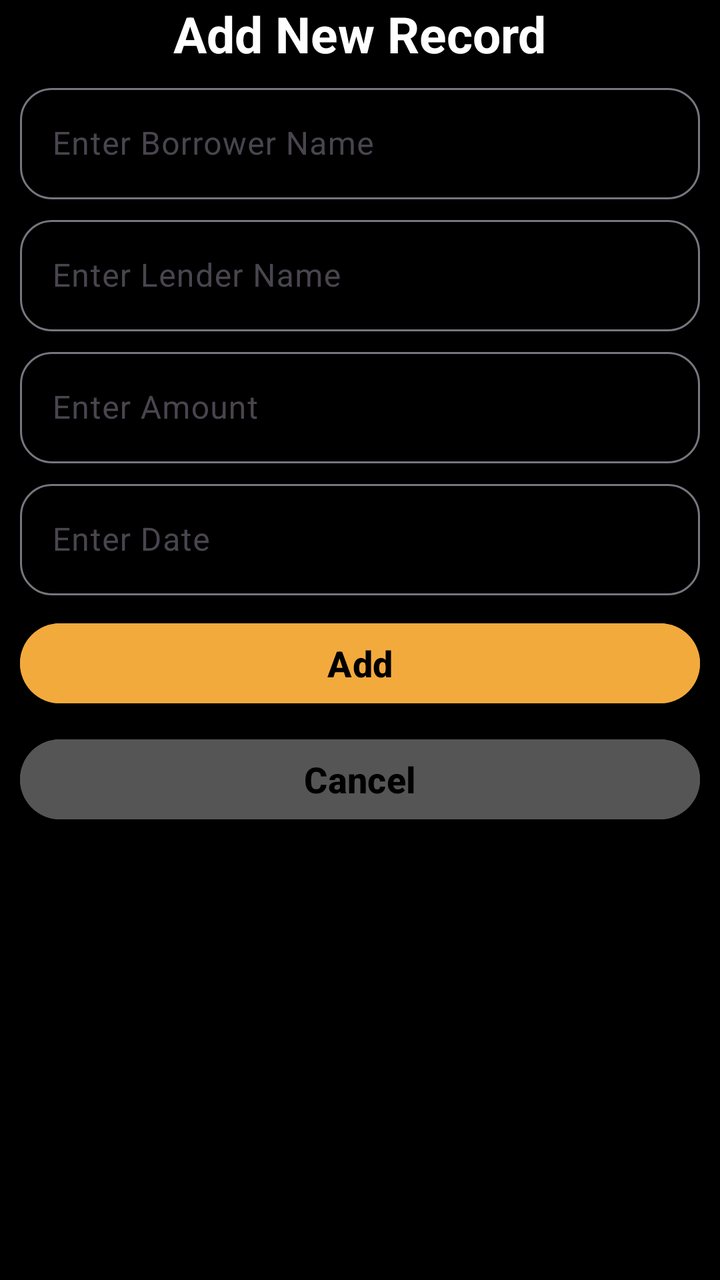
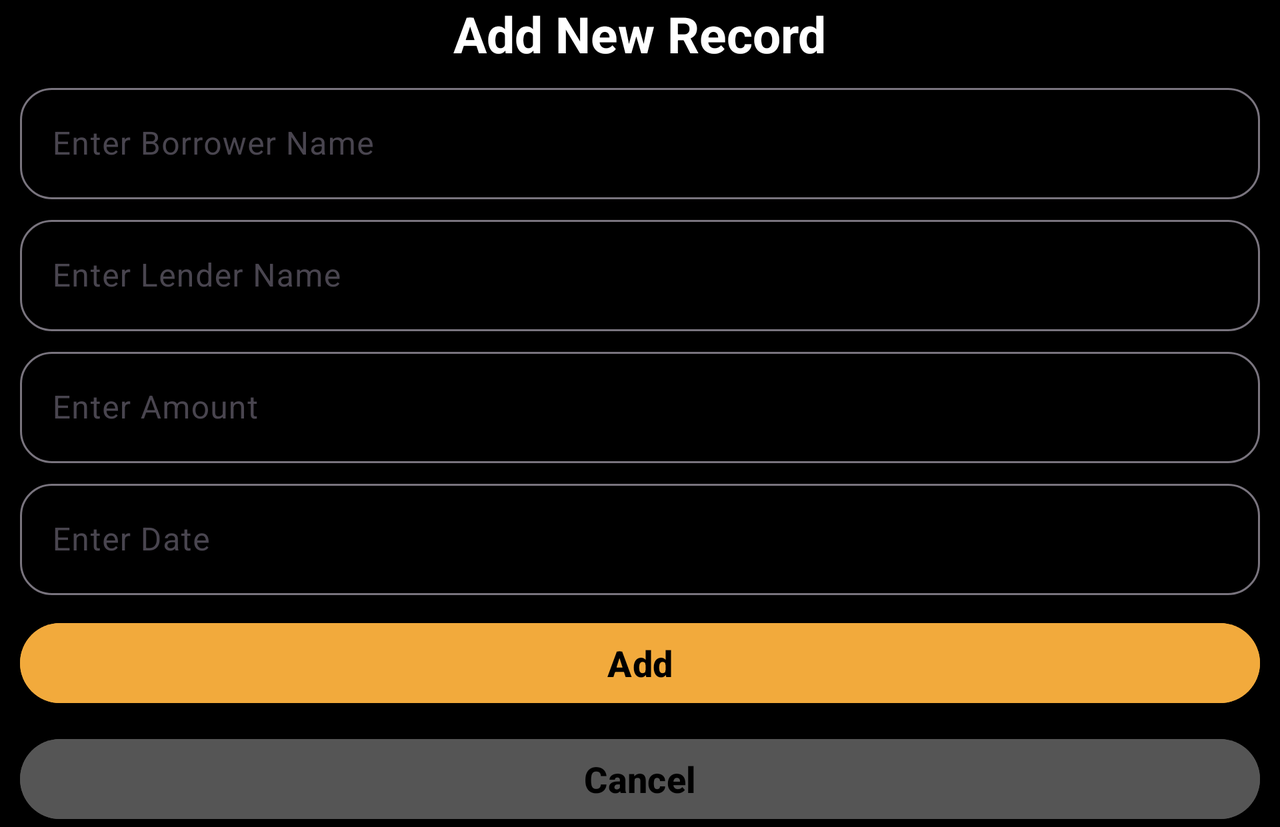

The same Android screen from two of the app's own layout files: first res/layout/ as a phone draws it, then the repository's variant for another configuration, drawn on a device whose configuration selects that folder. Both files follow.
<!-- AndroidManifest.xml: application theme Theme.SMD_UDHAAR -->
<!-- res/layout/add_new_loan.xml -->
<?xml version="1.0" encoding="utf-8"?>
<LinearLayout xmlns:android="http://schemas.android.com/apk/res/android"
    android:layout_width="match_parent"
    android:layout_height="match_parent"
    xmlns:app="http://schemas.android.com/apk/res-auto"
    android:background="@color/black"
    android:orientation="vertical">

    <TextView
        android:layout_width="wrap_content"
        android:layout_height="wrap_content"
        android:layout_gravity="center"
        android:text="Add New Record"
        android:textColor="@color/white"
        android:textSize="@dimen/home_heading"
        android:textStyle="bold"
        >

    </TextView>

    <com.google.android.material.textfield.TextInputLayout
        android:layout_width="match_parent"
        android:layout_height="wrap_content"
        android:layout_marginHorizontal="@dimen/dialog_margin_horizontal"
        app:boxBackgroundMode="outline"
        app:boxCornerRadiusTopStart="@dimen/field_radius"
        app:boxCornerRadiusTopEnd="@dimen/field_radius"
        app:boxCornerRadiusBottomStart="@dimen/field_radius"
        app:boxCornerRadiusBottomEnd="@dimen/field_radius"
        android:layout_marginTop="@dimen/dialog_field_margin_top"
        android:hint="Enter Borrower Name"
        >
        <com.google.android.material.textfield.TextInputEditText
            android:layout_width="match_parent"
            android:layout_height="match_parent"
            android:id="@+id/etBorrowerName"
            >

        </com.google.android.material.textfield.TextInputEditText>

    </com.google.android.material.textfield.TextInputLayout>


    <com.google.android.material.textfield.TextInputLayout
        android:layout_width="match_parent"
        android:layout_height="wrap_content"
        android:layout_marginHorizontal="@dimen/dialog_margin_horizontal"
        app:boxBackgroundMode="outline"
        app:boxCornerRadiusTopStart="@dimen/field_radius"
        app:boxCornerRadiusTopEnd="@dimen/field_radius"
        app:boxCornerRadiusBottomStart="@dimen/field_radius"
        app:boxCornerRadiusBottomEnd="@dimen/field_radius"
        android:layout_marginTop="@dimen/dialog_field_margin_top"
        android:hint="Enter Lender Name"
        >
        <com.google.android.material.textfield.TextInputEditText
            android:layout_width="match_parent"
            android:layout_height="match_parent"
            android:id="@+id/etLenderName"
            >

        </com.google.android.material.textfield.TextInputEditText>

    </com.google.android.material.textfield.TextInputLayout>


    <com.google.android.material.textfield.TextInputLayout
        android:layout_width="match_parent"
        android:layout_height="wrap_content"
        android:layout_marginHorizontal="@dimen/dialog_margin_horizontal"
        app:boxBackgroundMode="outline"
        app:boxCornerRadiusTopStart="@dimen/field_radius"
        app:boxCornerRadiusTopEnd="@dimen/field_radius"
        app:boxCornerRadiusBottomStart="@dimen/field_radius"
        app:boxCornerRadiusBottomEnd="@dimen/field_radius"
        android:layout_marginTop="@dimen/dialog_field_margin_top"
        android:hint="Enter Amount"
        >
        <com.google.android.material.textfield.TextInputEditText
            android:layout_width="match_parent"
            android:layout_height="match_parent"
            android:inputType="number"
            android:id="@+id/etAmount"
            >

        </com.google.android.material.textfield.TextInputEditText>

    </com.google.android.material.textfield.TextInputLayout>

    <com.google.android.material.textfield.TextInputLayout
        android:layout_width="match_parent"
        android:layout_height="wrap_content"
        android:layout_marginHorizontal="@dimen/dialog_margin_horizontal"
        app:boxBackgroundMode="outline"
        app:boxCornerRadiusTopStart="@dimen/field_radius"
        app:boxCornerRadiusTopEnd="@dimen/field_radius"
        app:boxCornerRadiusBottomStart="@dimen/field_radius"
        app:boxCornerRadiusBottomEnd="@dimen/field_radius"
        android:layout_marginTop="@dimen/dialog_field_margin_top"
        android:hint="Enter Date"
        >
        <com.google.android.material.textfield.TextInputEditText
            android:layout_width="match_parent"
            android:layout_height="match_parent"
            android:focusable="false"
            android:inputType="none"
            android:id="@+id/etDate"
            >

        </com.google.android.material.textfield.TextInputEditText>

    </com.google.android.material.textfield.TextInputLayout>

    <Button
        android:layout_width="match_parent"
        android:layout_height="wrap_content"
        android:id="@+id/btnAdd"
        android:layout_marginHorizontal="@dimen/dialog_margin_horizontal"
        android:layout_marginTop="@dimen/dialog_button_margin_top"
        android:text="Add"
        android:textColor="@color/black"
        android:textStyle="bold"
        android:textSize="@dimen/dialog_button_text_size"
        android:backgroundTint="@color/gold"
        />

    <Button
        android:layout_width="match_parent"
        android:layout_height="wrap_content"
        android:id="@+id/btnCancel"
        android:layout_marginHorizontal="@dimen/dialog_margin_horizontal"
        android:layout_marginTop="@dimen/dialog_button_margin_top"
        android:text="Cancel"
        android:textColor="@color/black"
        android:textStyle="bold"
        android:textSize="@dimen/dialog_button_text_size"
        android:backgroundTint="@color/gray"
        />


</LinearLayout>
<!-- resources referenced by this layout -->
<resources>
  <color name="black">#FF000000</color>
  <color name="gold">#F2AA3C</color>
  <color name="gray">#555555</color>
  <color name="white">#FFFFFFFF</color>
  <dimen name="dialog_button_margin_top">10dp</dimen>
  <dimen name="dialog_button_text_size">18sp</dimen>
  <dimen name="dialog_field_margin_top">5dp</dimen>
  <dimen name="dialog_margin_horizontal">10dp</dimen>
  <dimen name="field_radius">16dp</dimen>
  <dimen name="home_heading">25sp</dimen>
  <style name="Theme.SMD_UDHAAR" parent="Base.Theme.SMD_UDHAAR" />
  <style name="Base.Theme.SMD_UDHAAR" parent="Theme.Material3.DayNight.NoActionBar">
          
          
      </style>
</resources>
<!-- res/layout-land/add_new_loan.xml (the repository's variant of the layout above) -->
<!-- drawn on the phone turned sideways -->
<ScrollView xmlns:android="http://schemas.android.com/apk/res/android"
    xmlns:app="http://schemas.android.com/apk/res-auto"
    xmlns:tools="http://schemas.android.com/tools"
    android:layout_width="match_parent"
    android:layout_height="match_parent"
    android:fillViewport="true">

<LinearLayout xmlns:android="http://schemas.android.com/apk/res/android"
    android:layout_width="match_parent"
    android:layout_height="match_parent"
    xmlns:app="http://schemas.android.com/apk/res-auto"
    android:background="@color/black"
    android:orientation="vertical">

    <TextView
        android:layout_width="wrap_content"
        android:layout_height="wrap_content"
        android:layout_gravity="center"
        android:text="Add New Record"
        android:textColor="@color/white"
        android:textSize="@dimen/home_heading"
        android:textStyle="bold"
        >

    </TextView>

    <com.google.android.material.textfield.TextInputLayout
        android:layout_width="match_parent"
        android:layout_height="wrap_content"
        android:layout_marginHorizontal="@dimen/dialog_margin_horizontal"
        app:boxBackgroundMode="outline"
        app:boxCornerRadiusTopStart="@dimen/field_radius"
        app:boxCornerRadiusTopEnd="@dimen/field_radius"
        app:boxCornerRadiusBottomStart="@dimen/field_radius"
        app:boxCornerRadiusBottomEnd="@dimen/field_radius"
        android:layout_marginTop="@dimen/dialog_field_margin_top"
        android:hint="Enter Borrower Name"
        >
        <com.google.android.material.textfield.TextInputEditText
            android:layout_width="match_parent"
            android:layout_height="match_parent"
            android:id="@+id/etBorrowerName"
            >

        </com.google.android.material.textfield.TextInputEditText>

    </com.google.android.material.textfield.TextInputLayout>


    <com.google.android.material.textfield.TextInputLayout
        android:layout_width="match_parent"
        android:layout_height="wrap_content"
        android:layout_marginHorizontal="@dimen/dialog_margin_horizontal"
        app:boxBackgroundMode="outline"
        app:boxCornerRadiusTopStart="@dimen/field_radius"
        app:boxCornerRadiusTopEnd="@dimen/field_radius"
        app:boxCornerRadiusBottomStart="@dimen/field_radius"
        app:boxCornerRadiusBottomEnd="@dimen/field_radius"
        android:layout_marginTop="@dimen/dialog_field_margin_top"
        android:hint="Enter Lender Name"
        >
        <com.google.android.material.textfield.TextInputEditText
            android:layout_width="match_parent"
            android:layout_height="match_parent"
            android:id="@+id/etLenderName"
            >

        </com.google.android.material.textfield.TextInputEditText>

    </com.google.android.material.textfield.TextInputLayout>


    <com.google.android.material.textfield.TextInputLayout
        android:layout_width="match_parent"
        android:layout_height="wrap_content"
        android:layout_marginHorizontal="@dimen/dialog_margin_horizontal"
        app:boxBackgroundMode="outline"
        app:boxCornerRadiusTopStart="@dimen/field_radius"
        app:boxCornerRadiusTopEnd="@dimen/field_radius"
        app:boxCornerRadiusBottomStart="@dimen/field_radius"
        app:boxCornerRadiusBottomEnd="@dimen/field_radius"
        android:layout_marginTop="@dimen/dialog_field_margin_top"
        android:hint="Enter Amount"
        >
        <com.google.android.material.textfield.TextInputEditText
            android:layout_width="match_parent"
            android:layout_height="match_parent"
            android:inputType="number"
            android:id="@+id/etAmount"
            >

        </com.google.android.material.textfield.TextInputEditText>

    </com.google.android.material.textfield.TextInputLayout>

    <com.google.android.material.textfield.TextInputLayout
        android:layout_width="match_parent"
        android:layout_height="wrap_content"
        android:layout_marginHorizontal="@dimen/dialog_margin_horizontal"
        app:boxBackgroundMode="outline"
        app:boxCornerRadiusTopStart="@dimen/field_radius"
        app:boxCornerRadiusTopEnd="@dimen/field_radius"
        app:boxCornerRadiusBottomStart="@dimen/field_radius"
        app:boxCornerRadiusBottomEnd="@dimen/field_radius"
        android:layout_marginTop="@dimen/dialog_field_margin_top"
        android:hint="Enter Date"
        >
        <com.google.android.material.textfield.TextInputEditText
            android:layout_width="match_parent"
            android:layout_height="match_parent"
            android:focusable="false"
            android:inputType="none"
            android:id="@+id/etDate"
            >

        </com.google.android.material.textfield.TextInputEditText>

    </com.google.android.material.textfield.TextInputLayout>

    <Button
        android:layout_width="match_parent"
        android:layout_height="wrap_content"
        android:id="@+id/btnAdd"
        android:layout_marginHorizontal="@dimen/dialog_margin_horizontal"
        android:layout_marginTop="@dimen/dialog_button_margin_top"
        android:text="Add"
        android:textColor="@color/black"
        android:textStyle="bold"
        android:textSize="@dimen/dialog_button_text_size"
        android:backgroundTint="@color/gold"
        />

    <Button
        android:layout_width="match_parent"
        android:layout_height="wrap_content"
        android:id="@+id/btnCancel"
        android:layout_marginHorizontal="@dimen/dialog_margin_horizontal"
        android:layout_marginTop="@dimen/dialog_button_margin_top"
        android:text="Cancel"
        android:textColor="@color/black"
        android:textStyle="bold"
        android:textSize="@dimen/dialog_button_text_size"
        android:backgroundTint="@color/gray"
        />


</LinearLayout>

</ScrollView>
